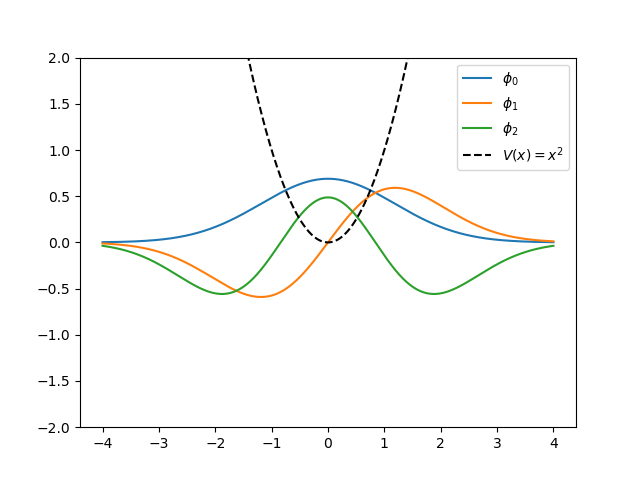

Recreate this plot in Python.
#python 3.13.3
# -*- coding: utf-8 -*-
'''
@File    :   potential_v1_para_s.py
@Time    :   2023/09/27 19:11:56
@Author  :   Zhongyi Yang 
@Version :   1.0
@Desc    :   None
'''
# 使用变分法求解一维薛定谔方程，势场为 V(x)=x^2,固定以固定宽度的高斯波包（不同中心）为一组基展开
import math
from sympy import *
import numpy as np
from scipy.linalg import sqrtm
import matplotlib.pyplot as plt

#规定相关物理参数取值
h_bar = 1
m = 0.5         #质量
v = 2 * math.pi     #势能宽度
dim = 50       #变分的维数（展开的基的数量）
s_list = np.linspace(-5,+5,dim)     #展开的基的s的取值列表
x_list = np.linspace(-4,+4,1000)
def potential(x):
    return x**2

#创建一个 S 矩阵和 H 矩阵
S_matrix = np.zeros((dim,dim))
H_matrix = np.zeros((dim,dim))

def Phi_Phi(si,sj):       #两个基的内积
    return math.sqrt(v) * math.exp(-v * (si - sj) ** 2 / 2) / math.sqrt(2 * math.pi)

def Phi_H_Phi(si,sj):     #哈密顿量的矩阵元
    return math.exp(-v * (si - sj)**2 / 2) * (2 * h_bar**2 * v**2 * (1 - v * (si - sj)**2)+ m * (1 + v * (si + sj)**2)) / (4 * m * math.sqrt(2 * v * math.pi))

#计算 S,H
for i in range(dim):
    for j in range(dim):
        S_matrix[i][j] = Phi_Phi(s_list[i],s_list[j])
        H_matrix[i][j] = Phi_H_Phi(s_list[i],s_list[j])


S_matrix_sqrt = sqrtm(S_matrix)     #sqrt(S)
H_matrix_prime = np.linalg.inv(S_matrix_sqrt) @ H_matrix @ np.linalg.inv(S_matrix_sqrt)        #H'

eigen_states, eigenvectors_prime = np.linalg.eig(H_matrix_prime)        #H'的本征值和本征向量
eigenvectors = np.linalg.inv(S_matrix_sqrt) @ eigenvectors_prime        #真实的本征态矩阵

eigen_states_lowest = sorted(eigen_states)[:3]      #对本征值排序并且截取前三个

#还想知道排序之后的最低三个能级对应的原来的本征态下标
indexes=[]        #indexes的三个元素分别代表从低到高，最低三个能级的下标
for i in range(3):
    index = np.argwhere(eigen_states == eigen_states_lowest[i])
    indexes.append(int(index))


print('The three lowest eigenenergy with potention V(x) = x^2 are:')
for i in eigen_states_lowest:
    print('%.4f' %i)


#作图
def wavefunction(index,eigenvector,s,x):
    sum = 0
    for i in range(dim):
        sum += -eigenvector[i][index] * math.sqrt(v / math.pi) * math.exp(-v * (x - s[i])**2)
    return sum

fig, ax = plt.subplots()
for i in range(3):
    Wavefunction = [wavefunction(indexes[i],eigenvectors,s_list,xi) for xi in x_list]
    ax.plot(x_list, Wavefunction, label=f"$\phi_{i}$")
ax.plot(x_list, potential(x_list), "k--", label="$V(x) = x^2$")
ax.legend(loc="upper right")
ax.set_ylim(-2, 2)
plt.show()
